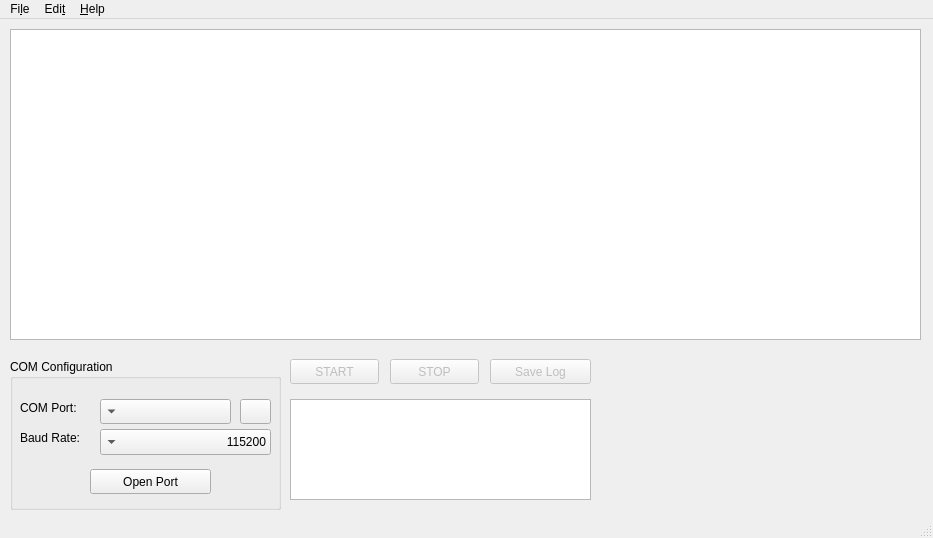
<?xml version="1.0" encoding="UTF-8"?>
<ui version="4.0">
 <class>MainWindow</class>
 <widget class="QMainWindow" name="MainWindow">
  <property name="geometry">
   <rect>
    <x>0</x>
    <y>0</y>
    <width>933</width>
    <height>538</height>
   </rect>
  </property>
  <property name="font">
   <font>
    <family>Ubuntu</family>
    <pointsize>9</pointsize>
    <weight>50</weight>
    <italic>false</italic>
    <bold>false</bold>
   </font>
  </property>
  <property name="windowTitle">
   <string>Open Potentiost Software</string>
  </property>
  <property name="styleSheet">
   <string notr="true">font: 9pt &quot;Ubuntu&quot;;</string>
  </property>
  <property name="documentMode">
   <bool>true</bool>
  </property>
  <property name="tabShape">
   <enum>QTabWidget::Rounded</enum>
  </property>
  <property name="dockNestingEnabled">
   <bool>false</bool>
  </property>
  <widget class="QWidget" name="centralwidget">
   <widget class="MplWidget" name="plotWidget">
    <property name="geometry">
     <rect>
      <x>10</x>
      <y>10</y>
      <width>911</width>
      <height>311</height>
     </rect>
    </property>
   </widget>
   <widget class="QPushButton" name="pushButton_Start">
    <property name="enabled">
     <bool>false</bool>
    </property>
    <property name="geometry">
     <rect>
      <x>290</x>
      <y>340</y>
      <width>89</width>
      <height>25</height>
     </rect>
    </property>
    <property name="text">
     <string>START</string>
    </property>
   </widget>
   <widget class="QPushButton" name="pushButton_Stop">
    <property name="enabled">
     <bool>false</bool>
    </property>
    <property name="geometry">
     <rect>
      <x>390</x>
      <y>340</y>
      <width>89</width>
      <height>25</height>
     </rect>
    </property>
    <property name="text">
     <string>STOP</string>
    </property>
   </widget>
   <widget class="QPlainTextEdit" name="plainTextData">
    <property name="geometry">
     <rect>
      <x>290</x>
      <y>380</y>
      <width>301</width>
      <height>101</height>
     </rect>
    </property>
    <property name="readOnly">
     <bool>true</bool>
    </property>
    <property name="textInteractionFlags">
     <set>Qt::TextSelectableByKeyboard|Qt::TextSelectableByMouse</set>
    </property>
   </widget>
   <widget class="QPushButton" name="pushButton_SaveLog">
    <property name="enabled">
     <bool>false</bool>
    </property>
    <property name="geometry">
     <rect>
      <x>490</x>
      <y>340</y>
      <width>101</width>
      <height>25</height>
     </rect>
    </property>
    <property name="text">
     <string>Save Log</string>
    </property>
   </widget>
   <widget class="QGroupBox" name="groupBox">
    <property name="geometry">
     <rect>
      <x>10</x>
      <y>340</y>
      <width>271</width>
      <height>151</height>
     </rect>
    </property>
    <property name="title">
     <string>COM Configuration</string>
    </property>
    <property name="flat">
     <bool>false</bool>
    </property>
    <property name="checkable">
     <bool>false</bool>
    </property>
    <widget class="QLabel" name="label">
     <property name="geometry">
      <rect>
       <x>10</x>
       <y>40</y>
       <width>81</width>
       <height>17</height>
      </rect>
     </property>
     <property name="text">
      <string>COM Port:</string>
     </property>
    </widget>
    <widget class="QLabel" name="label_2">
     <property name="geometry">
      <rect>
       <x>10</x>
       <y>70</y>
       <width>81</width>
       <height>17</height>
      </rect>
     </property>
     <property name="text">
      <string>Baud Rate:</string>
     </property>
    </widget>
    <widget class="QPushButton" name="pushButton_OpenClosePort">
     <property name="geometry">
      <rect>
       <x>80</x>
       <y>110</y>
       <width>121</width>
       <height>25</height>
      </rect>
     </property>
     <property name="text">
      <string>Open Port</string>
     </property>
    </widget>
    <widget class="QComboBox" name="comboBox_ComPort">
     <property name="geometry">
      <rect>
       <x>90</x>
       <y>40</y>
       <width>131</width>
       <height>25</height>
      </rect>
     </property>
     <property name="layoutDirection">
      <enum>Qt::RightToLeft</enum>
     </property>
    </widget>
    <widget class="QComboBox" name="comboBox_BaudRate">
     <property name="geometry">
      <rect>
       <x>90</x>
       <y>70</y>
       <width>171</width>
       <height>26</height>
      </rect>
     </property>
     <property name="layoutDirection">
      <enum>Qt::RightToLeft</enum>
     </property>
     <property name="autoFillBackground">
      <bool>false</bool>
     </property>
     <property name="currentIndex">
      <number>3</number>
     </property>
     <property name="insertPolicy">
      <enum>QComboBox::NoInsert</enum>
     </property>
     <property name="sizeAdjustPolicy">
      <enum>QComboBox::AdjustToContentsOnFirstShow</enum>
     </property>
     <item>
      <property name="text">
       <string>9600</string>
      </property>
     </item>
     <item>
      <property name="text">
       <string>19200</string>
      </property>
     </item>
     <item>
      <property name="text">
       <string>38400</string>
      </property>
     </item>
     <item>
      <property name="text">
       <string>115200</string>
      </property>
     </item>
    </widget>
    <widget class="QPushButton" name="pushButton_UpdatePorts">
     <property name="geometry">
      <rect>
       <x>230</x>
       <y>40</y>
       <width>31</width>
       <height>25</height>
      </rect>
     </property>
     <property name="text">
      <string/>
     </property>
     <property name="icon">
      <iconset resource="resources.qrc">
       <normaloff>:/Images/Images/update.png</normaloff>:/Images/Images/update.png</iconset>
     </property>
    </widget>
   </widget>
  </widget>
  <widget class="QMenuBar" name="menubar">
   <property name="geometry">
    <rect>
     <x>0</x>
     <y>0</y>
     <width>933</width>
     <height>24</height>
    </rect>
   </property>
   <widget class="QMenu" name="menuFile">
    <property name="title">
     <string>Fi&amp;le</string>
    </property>
    <addaction name="actionLoad_Configuration"/>
    <addaction name="actionSave_Configuration"/>
    <addaction name="separator"/>
    <addaction name="actionSave_Picture"/>
    <addaction name="actionPrint"/>
    <addaction name="separator"/>
    <addaction name="actionQuit"/>
   </widget>
   <widget class="QMenu" name="menuHelp">
    <property name="title">
     <string>&amp;Help</string>
    </property>
    <addaction name="actionAbout"/>
   </widget>
   <widget class="QMenu" name="menuEdit">
    <property name="font">
     <font>
      <family>Ubuntu</family>
      <pointsize>9</pointsize>
      <weight>50</weight>
      <italic>false</italic>
      <bold>false</bold>
     </font>
    </property>
    <property name="title">
     <string>Edi&amp;t</string>
    </property>
   </widget>
   <addaction name="menuFile"/>
   <addaction name="menuEdit"/>
   <addaction name="menuHelp"/>
  </widget>
  <widget class="QStatusBar" name="statusbar"/>
  <action name="actionAbout">
   <property name="text">
    <string>&amp;About</string>
   </property>
   <property name="font">
    <font>
     <family>Ubuntu</family>
    </font>
   </property>
  </action>
  <action name="actionLoad_Configuration">
   <property name="text">
    <string>&amp;Load Configuration...</string>
   </property>
   <property name="font">
    <font>
     <family>Ubuntu</family>
    </font>
   </property>
  </action>
  <action name="actionSave_Configuration">
   <property name="text">
    <string>&amp;Save Configuration...</string>
   </property>
   <property name="font">
    <font>
     <family>Ubuntu</family>
    </font>
   </property>
  </action>
  <action name="actionQuit">
   <property name="text">
    <string>&amp;Quit</string>
   </property>
   <property name="font">
    <font>
     <family>Ubuntu</family>
    </font>
   </property>
   <property name="shortcut">
    <string>Ctrl+Q</string>
   </property>
   <property name="shortcutContext">
    <enum>Qt::ApplicationShortcut</enum>
   </property>
  </action>
  <action name="actionPrint">
   <property name="text">
    <string>&amp;Print...</string>
   </property>
   <property name="font">
    <font>
     <family>Ubuntu</family>
    </font>
   </property>
  </action>
  <action name="actionSave_Picture">
   <property name="text">
    <string>Sa&amp;ve Picture...</string>
   </property>
   <property name="font">
    <font>
     <family>Ubuntu</family>
    </font>
   </property>
  </action>
 </widget>
 <customwidgets>
  <customwidget>
   <class>MplWidget</class>
   <extends>QGraphicsView</extends>
   <header>mplwidget</header>
  </customwidget>
 </customwidgets>
 <resources>
  <include location="resources.qrc"/>
 </resources>
 <connections>
  <connection>
   <sender>actionQuit</sender>
   <signal>triggered()</signal>
   <receiver>MainWindow</receiver>
   <slot>close()</slot>
   <hints>
    <hint type="sourcelabel">
     <x>-1</x>
     <y>-1</y>
    </hint>
    <hint type="destinationlabel">
     <x>555</x>
     <y>331</y>
    </hint>
   </hints>
  </connection>
 </connections>
</ui>
